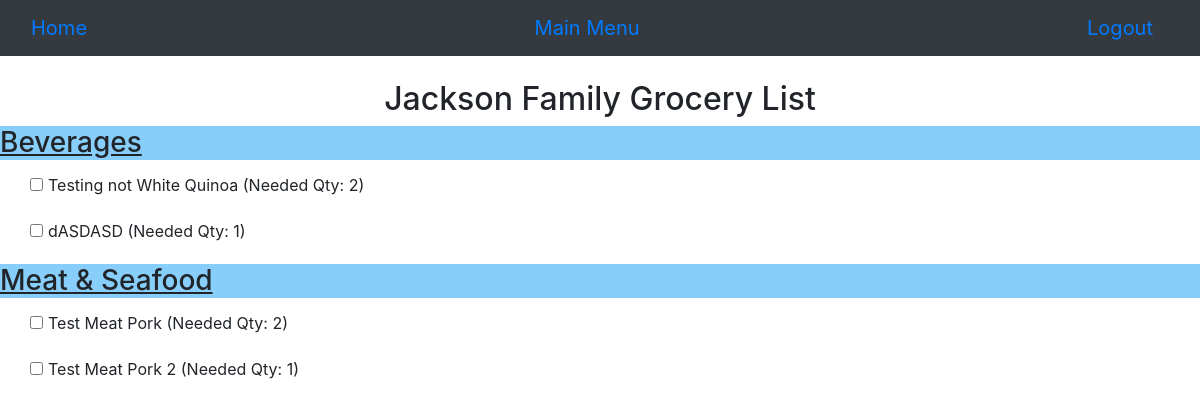
The page /grocery_list (signed in) on the database its author committed.
### JacksonInventory/models.py (models this page shows)
class Item(db.Model):
    id = db.Column(db.Integer(), primary_key=True)
    barcode = db.Column(db.String(length=40), nullable=False, unique=True)
    productname = db.Column(db.String(length=150), nullable=False, unique=True)
    qty = db.Column(db.Integer())
    minqty = db.Column(db.Integer())
    productimage = db.Column(db.String(200))
    category_id = db.Column(db.Integer, db.ForeignKey('category.id'), nullable=False)
    subcategory_id = db.Column(db.Integer, db.ForeignKey('subcategory.id'), nullable=False)

class Category(db.Model):
    id = db.Column(db.Integer, primary_key=True)
    category = db.Column(db.String(75), unique=True)
    items = db.relationship('Item', backref='category', lazy=True)

### JacksonInventory/routes.py (the view)
@app.route('/grocery_list', methods=['GET'])
@login_required
def grocery_list():
    query = text('''
    SELECT c.category, i.productname, i.qty, i.minqty
    FROM item i
    JOIN category c ON i.category_id = c.id
    ORDER BY c.category, i.productname
    ''')
    result = db.session.execute(query)
    groceries = result.fetchall()
    grouped_groceries = {}
    for grocery in groceries:
        category = grocery.category
        productname = grocery.productname
        qty = grocery.qty
        minqty = grocery.minqty
        needed_qty = max(0, minqty - qty)  # Calculate needed qty
        if needed_qty > 0:
            if category in grouped_groceries:
                grouped_groceries[category].append({
                    'productname': productname,
                    'qty': qty,
                    'minqty': minqty,
                    'needed_qty': needed_qty
                })
            else:
                grouped_groceries[category] = [{
                    'productname': productname,
                    'qty': qty,
                    'minqty': minqty,
                    'needed_qty': needed_qty
                }]
    return render_template('grocery_list.html', grouped_groceries=grouped_groceries)

### JacksonInventory/forms.py
class SearchForm(FlaskForm):
    searched = StringField("Searched", validators=[DataRequired()])
    submit = SubmitField("Submit")

### JacksonInventory/models.py (called while the page is built)
@login_manager.user_loader
def load_user(user_id):
    return User.query.get(int(user_id))

### JacksonInventory/routes.py (called while the page is built)
@app.context_processor
def base():
    form = SearchForm()
    return dict(form=form)

### JacksonInventory/templates/grocery_list.html (shortened to what this page needs)
{% extends 'base.html' %}
{% block content %}
<br/>
    <div style="text-align: center;">
        <h2>Jackson Family Grocery List</h2>
    </div>
    {% for category, products in grouped_groceries.items() %}
    <h3 style="text-decoration: underline; background-color: lightskyblue">{{ category }}</h3>
        <ul class="item-list indented" >
        {% for product in products %}
            <li class="card-title"><input type="checkbox"> {{ product.productname }} (Needed Qty: {{ product.needed_qty }})</li>
        {% endfor %}
        </ul>
    {% endfor %}
{% endblock %}

### JacksonInventory/templates/grocery_list.html (style rules this page uses)
ul { list-style-type: none; padding: 0; }
li { display: flex; align-items: center; padding: 5px; }
input[type="checkbox"] { margin-right: 5px; }
.indented { margin-left: 25px; }

### rows shown on the page
Item: category "Beverages", productname "Testing not White Quinoa", needed_qty "2"
Item: productname "dASDASD", needed_qty "1"
Item: category "Meat & Seafood", productname "Test Meat Pork", needed_qty "2"
Item: productname "Test Meat Pork 2", needed_qty "1"
